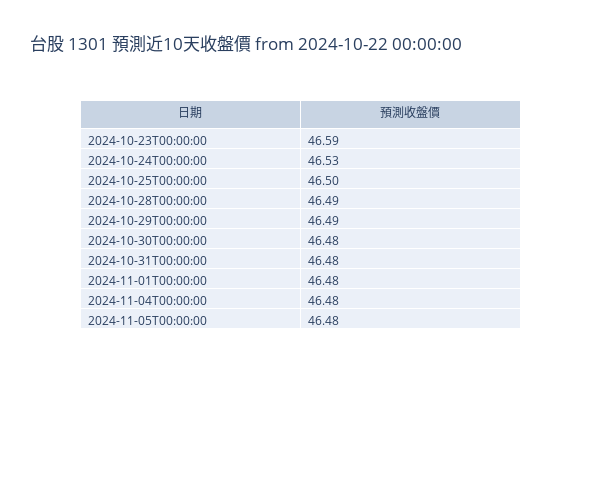

Source (notebook cell):
### Code cell
# 列出 預測收盤價 繪製表格 時間、預測收盤價
forecast_df = pd.DataFrame(forecast)
table = go.Figure(
  data=[go.Table(
    header=dict(values=['日期', '預測收盤價']),
    cells=dict(values=[pd.date_range(stock_data.index[-1], periods=predict_days+1, freq='B')[1:], forecast], format=['%Y-%m-%d', '.2f'], align='left')
  )]
)
table.update_layout(title=f' 台股 1301 預測近{predict_days}天收盤價 from {stock_data.index[-1]}', width=600, height=500)
table.show()

### Figure 1 — Plotly figure (JSON) as saved in the notebook; plotly's stock layout.template omitted (floating-point values rounded to 4 significant figures)
{"data": [{"cells": {"align": "left", "format": ["%Y-%m-%d", ".2f"], "values": [["2024-10-23T00:00:00", "2024-10-24T00:00:00", "2024-10-25T00:00:00", "2024-10-28T00:00:00", "2024-10-29T00:00:00", "2024-10-30T00:00:00", "2024-10-31T00:00:00", "2024-11-01T00:00:00", "2024-11-04T00:00:00", "2024-11-05T00:00:00"], [46.59, 46.53, 46.5, 46.49, 46.49, 46.48, 46.48, 46.48, 46.48, 46.48]]}, "header": {"values": ["日期", "預測收盤價"]}, "type": "table"}], "layout": {"height": 500, "title": {"text": " 台股 1301 預測近10天收盤價 from 2024-10-22 00:00:00"}, "width": 600}}
